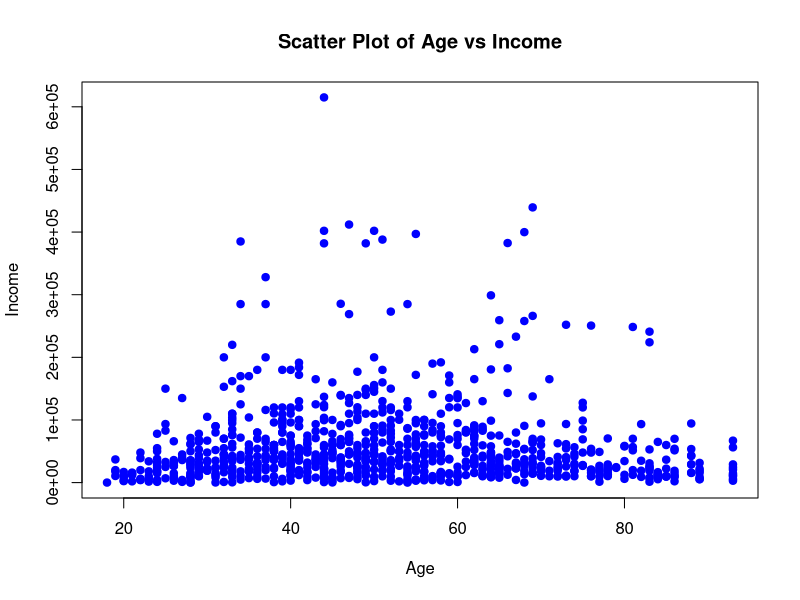

R code for this plot:
## ---- chunk 1
knitr::opts_chunk$set(echo = TRUE)
## ---- chunk 2
clients_data = read.csv("Clients.csv")
## ---- chunk 3
colnames(clients_data)
## ---- chunk 4
summary(clients_data)
classes=sapply(clients_data , class)

character_classes=which(classes=="character")

for(i in character_classes) {
  clients_data[,i]=as.factor(clients_data[,i])
}
## ---- chunk 5
summary(clients_data$age)
## ---- chunk 6
summary(clients_data$income)
## ---- chunk 7
summary(clients_data$housingStatus)
## ---- chunk 8
temp_clients_data = clients_data
age_income_index = which((temp_clients_data$age > 0) & (temp_clients_data$age < 100) & (temp_clients_data$income > 0))
temp_clients_data = temp_clients_data[age_income_index,]
cor.test(temp_clients_data$age, temp_clients_data$income)
## ---- chunk 9
plot(temp_clients_data$age, temp_clients_data$income, xlab = "Age", ylab = "Income", main = "Scatter Plot of Age vs Income",pch=19,col="blue" )
## ---- chunk 10
summary(clients_data$housingStatus)
## ---- chunk 11
summary(clients_data$recentlyChangedHousing)
## ---- chunk 12
summary(clients_data$numberCars)
## ---- chunk 13
check_1 = which(is.na(clients_data$housingStatus)) == which(is.na(clients_data$recentlyChangedHousing))
check_2 = which(is.na(clients_data$recentlyChangedHousing)) == which(is.na(clients_data$numberCars))
check_1
check_2
## ---- chunk 14
#clients_data$housingStatus[which(is.na(clients_data$housingStatus))] #= mode
#clients_data$recentlyChangedHousing[which(is.na(clients_data$recentlyChangedHousing))] #= mode
#clients_data$numberCars[which(is.na(clients_data$numberCars))] #= mean

#clients_data$numberCars[which(is.na(clients_data$numberCars))] = ceiling(mean(clients_data$numberCars[-which(is.na(clients_data$numberCars))]))
## ---- chunk 15
summary(clients_data$works)
## ---- chunk 16
clients_data[,12]=clients_data$works

names(clients_data)[12] <- "fixedWorks"

clients_data$fixedWorks = as.factor(clients_data$fixedWorks)
temp = clients_data$fixedWorks

temp = ifelse(temp=="TRUE", "employed", "not employed")

temp[which(is.na(temp))]="missing"
clients_data$fixedWorks=temp
## ---- chunk 17
class(clients_data$income)
missing = which(clients_data$income == 0)
length(missing)
## ---- chunk 18
clients_data[,13]=clients_data$income
names(clients_data)[13] <- "fixedIncome"
temp = clients_data$fixedIncome
mean_value = mean(temp[-missing])
temp = ifelse(temp==0, mean_value, temp)
clients_data$fixedIncome = temp
## ---- chunk 19
clients_data[,14] = cut(clients_data$age, breaks = c(0, 25, 65, Inf), labels = c("0-25", "26-65", "66-Inf"), include.lowest = TRUE)
names(clients_data)[14] <- "age.range"
